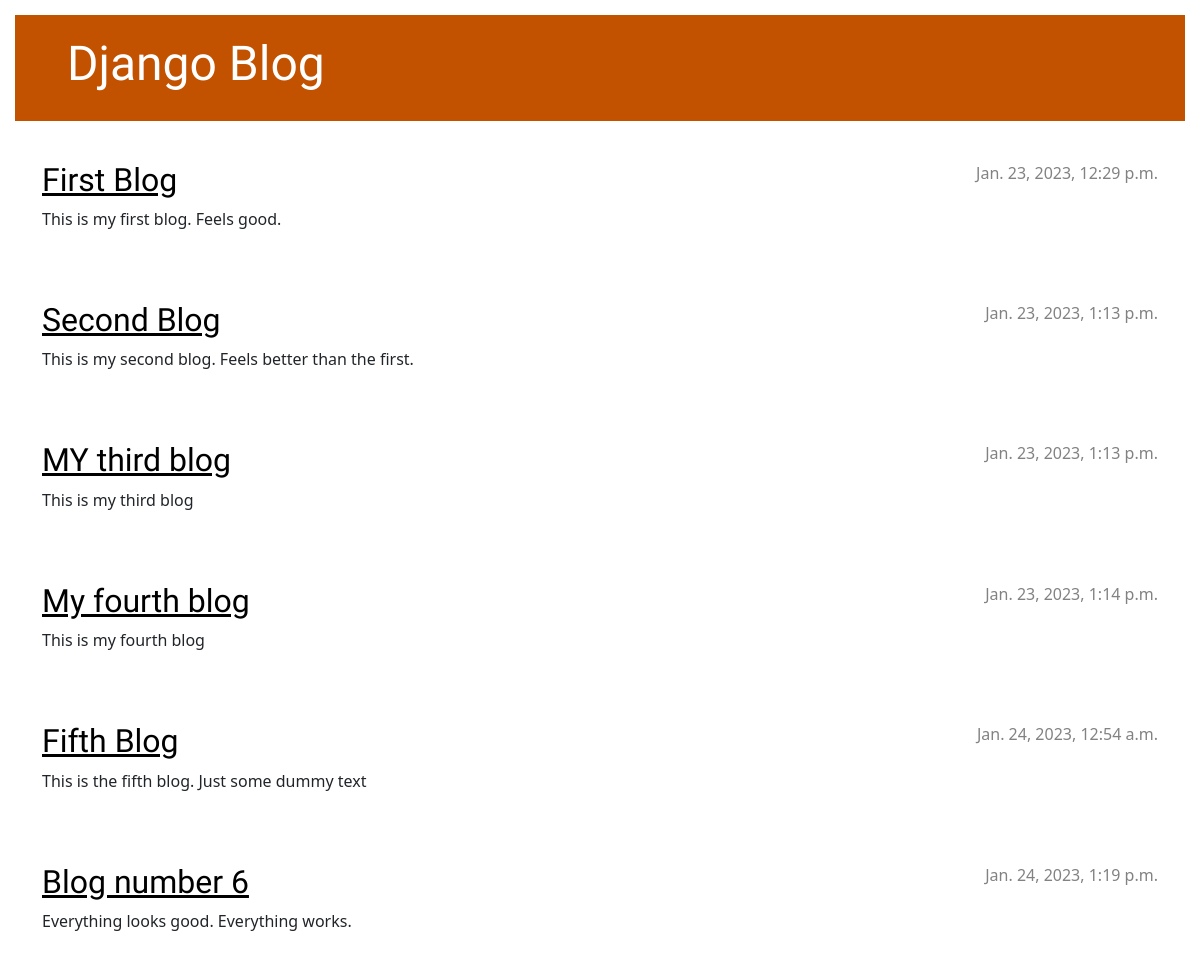
Before: / with the older database file.
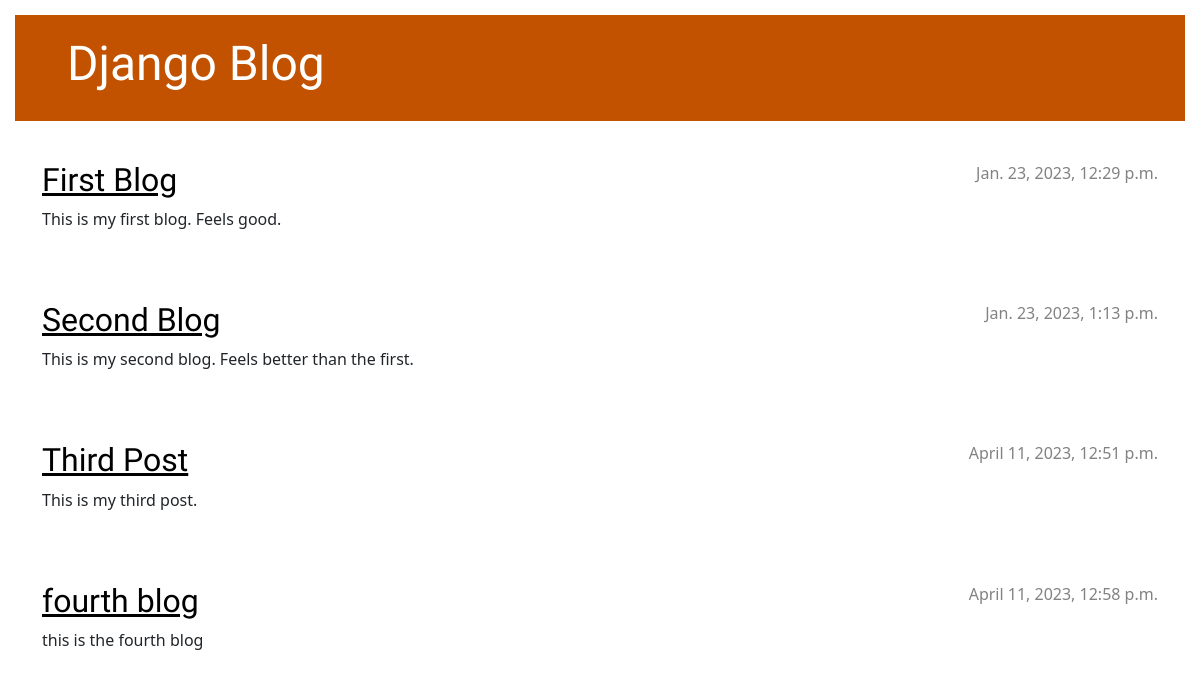
After: the same page with the newer database file.
### blog/models.py (models this page shows, shortened)
class Post(models.Model):
    author = models.ForeignKey(settings.AUTH_USER_MODEL,on_delete= models.CASCADE)
    title = models.CharField(max_length=200)
    text = models.TextField()
    created_date = models.DateTimeField(default=timezone.now)
    published_date = models.DateTimeField(blank=True)

### blog/views.py (the view)
# urls.py: path('', views.post_list, name='post_list'),
def post_list(request):
    posts = Post.objects.filter(published_date__lte= timezone.now()).order_by("published_date")
    return render(request,'blog/post_list.html',{'posts':posts})

### blog/templates/blog/post_list.html (shortened to what this page needs)
{% extends 'blog/base.html'%}
{% load static %}
            {% block content %}
                {% for post in posts %}
                    <article class="post">
                        <time class="date">
                            {{ post.published_date }}
                        </time>
                        <h2><a href="{% url 'post_detail' pk=post.pk %}">{{ post.title }}</a></h2>
                        <p>{{ post.text|linebreaksbr }}</p>
                    </article>
                {% endfor %}
            {% endblock %}

### blog/templates/blog/base.html (shortened to what this page needs)
{% load static %}
<!DOCTYPE html>
<html lang="en">
<head>
    <link rel="stylesheet" href="https://cdn.jsdelivr.net/npm/bootstrap@5.1.3/dist/css/bootstrap.min.css">
    <link rel="stylesheet" href="{% static 'css/blog.css' %}">
</head>
<body>
    <header class="page-header">
      <div class="container">
        <h1><a href="/">Django Blog</a></h1>
      </div>
    </header>
    <main class="container">
        <div class="row">
            <div class="col">
            {% block content %}
            {% endblock %}
            </div>
        </div>
    </main>
</body>
</html>

### blog/static/css/blog.css (style rules this page uses)
body { padding: 15px; }
.page-header { background-color: #C25100; margin-top: 0; margin-bottom: 40px; padding: 20px 20px 20px 40px; }
.page-header h1, .page-header h1 a, .page-header h1 a:visited, .page-header h1 a:active { color: #ffffff; font-size: 36pt; text-decoration: none; }
h1, h2, h3, h4 { font-family: 'Lobster', cursive; }
.date { color: #828282; }
.post { margin-bottom: 70px; }
.post h2 a, .post h2 a:visited { color: #000000; }
.post > .date, .post > .actions { float: right; }

Changed rows visible on the page:
removed Post: published_date "Jan. 23, 2023, 1:13 p.m.", title "MY third blog", text "This is my third blog"
removed Post: published_date "Jan. 23, 2023, 1:14 p.m.", title "My fourth blog", text "This is my fourth blog"
removed Post: published_date "Jan. 24, 2023, 12:54 a.m.", title "Fifth Blog", text "This is the fifth blog. Just some dummy text"
removed Post: published_date "Jan. 24, 2023, 1:19 p.m.", title "Blog number 6", text "Everything looks good. Everything works."
added Post: published_date "April 11, 2023, 12:51 p.m.", title "Third Post", text "This is my third post."
added Post: published_date "April 11, 2023, 12:58 p.m.", title "fourth blog", text "this is the fourth blog"
